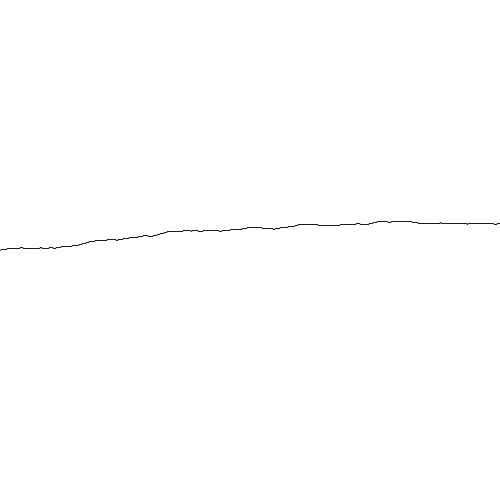
Frame 1 (no input)
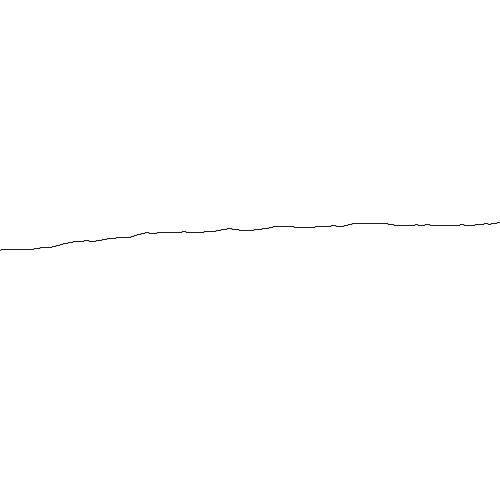
Frame 60 (the mouse pressed at the canvas centre just before this capture)
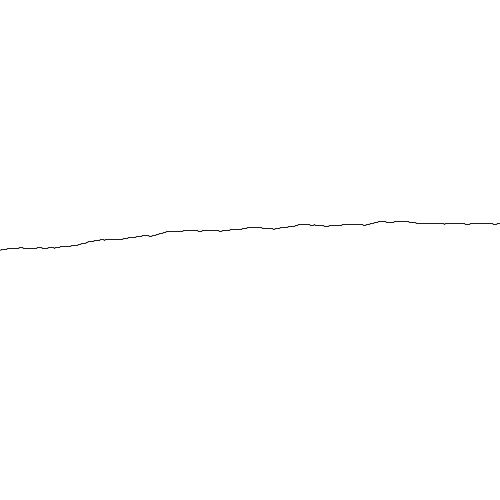
Frame 120 (the mouse held since frame 60 and released just before this capture)

The Processing sketch that drew these frames (run headless with seeded random() and noise(); from frame 60 on, the mouse is pressed at the canvas centre):

// Processing sketch: processing_182003
// ── processing_182003.pde

float y;
float x;
float yVariance;
float newY;
float noiseSeed;

void setup(){
 size(500,500);
 smooth();
 y=height/2;
 x=0;
 strokeWeight(1);
 stroke(0,200);
 frameRate(10);
 
  
}

void draw(){
  background(255);
  noiseSeed=random(10);// try 2
  for (int i=0;x<width;x++){
    yVariance=noise(noiseSeed)-.49;
    newY=y+yVariance;
    line(x,y,x+1,newY);
    y=newY;
    noiseSeed+=-.2;
  }
  x=0;
  y=height/2;
  
  
  
}
